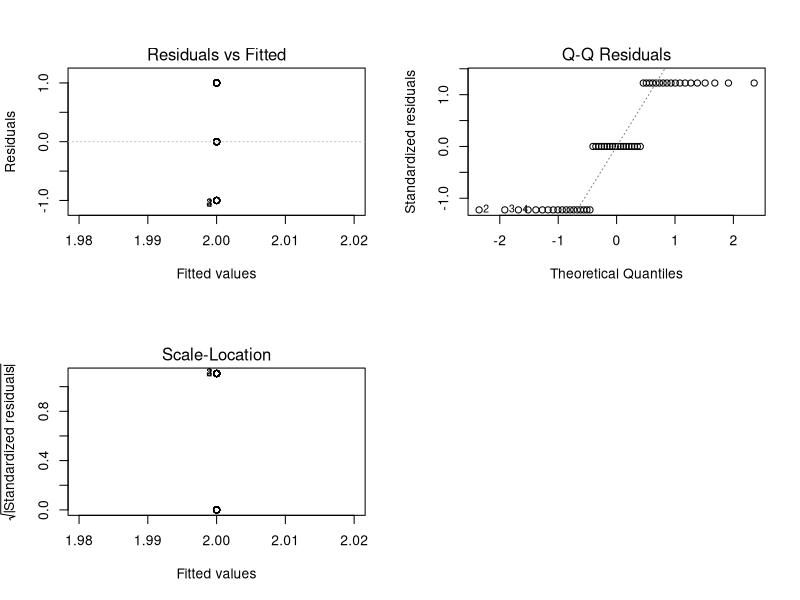
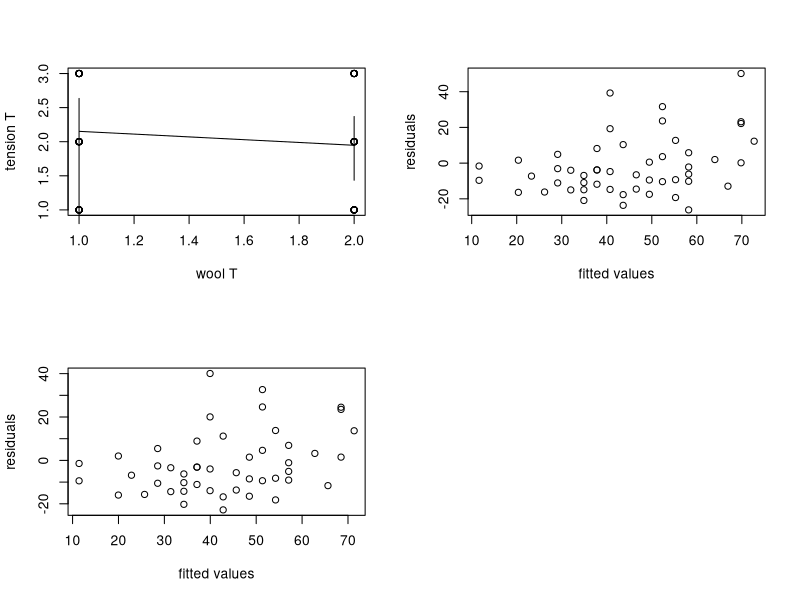
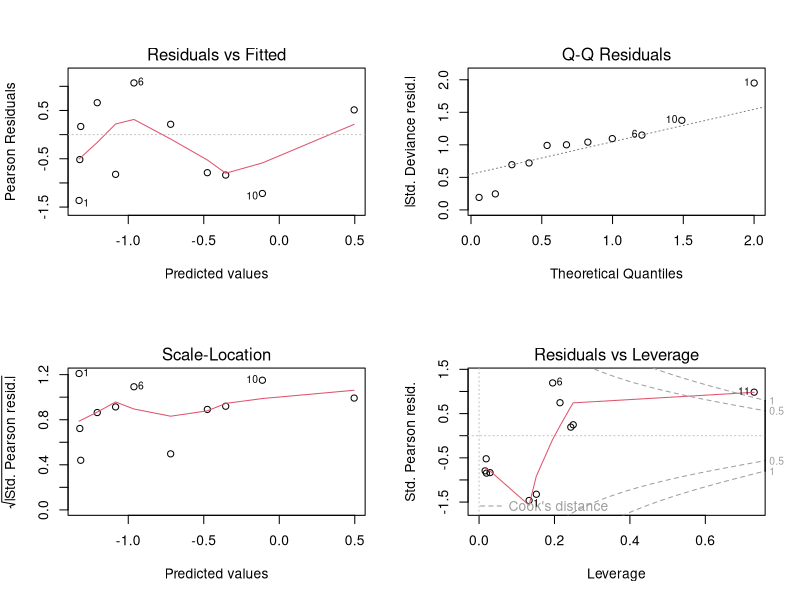

The R script that drew these images, in order: (Note: this script raises an error after producing the figures.)
# R dataframe warpbreaks
data("warpbreaks")
head(warpbreaks)
warpbreaks$wool
warpbreaks$tension

# Using a linear model, 
# establish whether there is evidence that the effect of tension on break rate 
# is dependent on the type of wool. If there is, 
# use interaction.plot() function to examine the nature of the dependence

# cat to numeric
M <- warpbreaks
must_convert<-sapply(M,is.factor)
must_convert

# logical vector telling if a variable needs to be displayed as numeric
M2<-sapply(M[,must_convert],unclass)    # data.frame of all categorical variables now displayed as numeric
M2

out<-cbind(M[,!must_convert],M2)  
out

lm.mod <- lm( tension ~ V1+wool, data=data.frame(out))
summary(lm.mod)

lm.mod1 <- lm( tension ~ wool, data=data.frame(out))
summary(lm.mod1)
# Generate the model diagnostic plots
par(mfrow=c(2,2))
plot(lm.mod1)

out <- data.frame(out)
# Plot the predicted heart attack levels (proportions)
plot(out$wool,out$tension,xlab="wool T", ylab="tension T")
lines(out$wool,fitted(lm.mod))

#------------------------------
#2
#----------------------------
data(cars)
cars

lm.modq2 <-lm(dist ~ speed+0,data=cars)
summary(lm.modq2)

plot(fitted(lm.modq2),residuals(lm.modq2),xlab="fitted values",ylab="residuals")

res<-residuals(lm.modq2)
del1<-which.max(res)
del2<-which.min(res)

newdata<-cars[-c(del1, del2),]
lm.modq22 <-lm(dist ~ speed+0,data=newdata,)
summary(lm.modq22)

plot(fitted(lm.modq22),residuals(lm.modq22),xlab="fitted values",ylab="residuals")

lm.modq222 <-lm(dist ~ speed+I(speed^2)+0,data=newdata)
summary(lm.modq222)

lm.modq223 <-lm(dist ~ speed+I(speed^2),data=newdata)
summary(lm.modq223)


#3
conc <- c (0.1, 0.5, 1, 10, 20, 30, 50, 70, 80, 100, 150)
no <- c(7, 1, 10, 9, 2, 9, 13, 1, 1, 4, 3) 
yes <- c(0, 0, 3, 4, 0, 6, 7, 0, 0, 1, 7)

data_cons<-data.frame(cbind(conc, no, yes)) 

# GLM call using cbind() to fit the heart attack model
mod.0 <- glm(cbind(yes,no)~conc, family=binomial(link=logit), data=data_cons)
mod.0

# Generate the model diagnostic plots
par(mfrow=c(2,2))
plot(mod.0)


# Fit a second model with a cubic linear predictor
mod.2 <- glm(cbind(yes,no)~conc+I(conc^2)+I(conc^3), family=binomial, data=data_cons)
mod.2

# Plot predicted heart attack levels (proportions) with the cubic model
par(mfrow=c(1,1))
plot(heart$ck,p,xlab="Creatinine kinase level", ylab="Proportion Heart Attack")
lines(heart$ck,fitted(mod.2))

par(mfrow=c(2,2))
plot(mod.2)
# Calculate an 'analysis of deviance' table
anova(mod.0,mod.2,test="Chisq")


